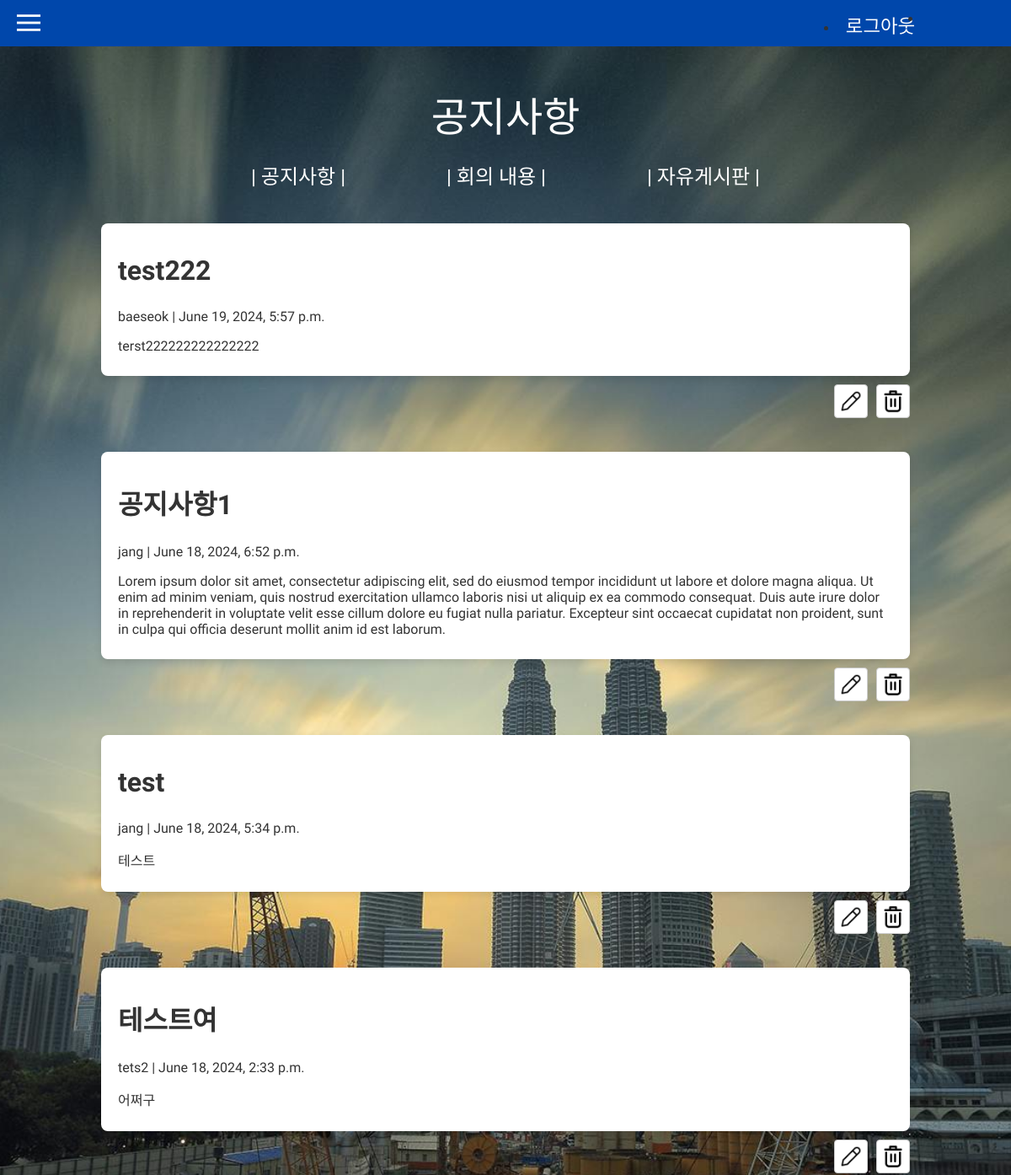
The app's page /blog/announcement/ (upper part), older data.
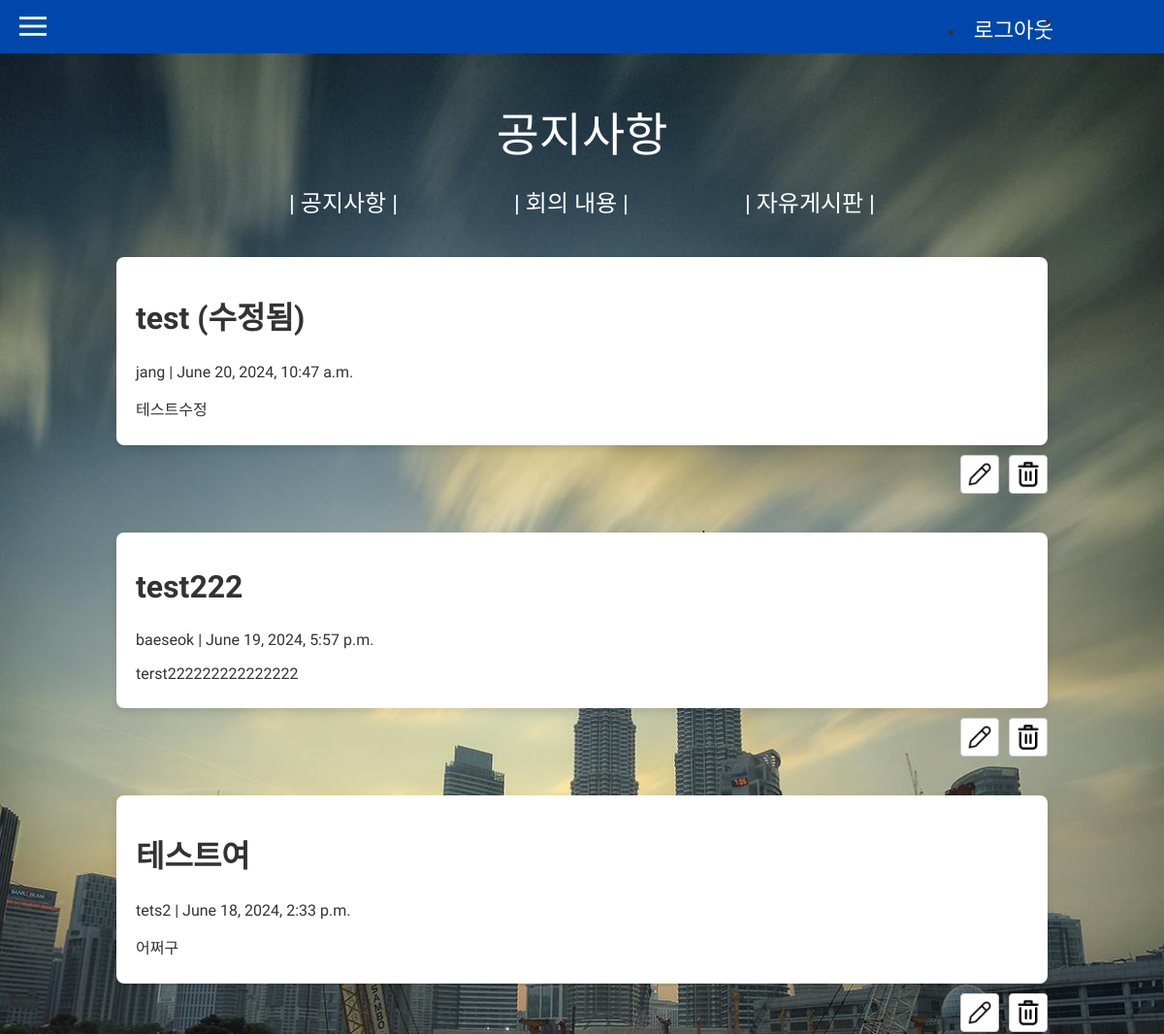
The same page, newer data.
### blog/models.py (models this page shows, shortened)
class Post(models.Model):
    title = models.CharField(max_length=255)
    body = models.TextField()
    author = models.CharField(max_length=100, default=' ')
    created_on = models.DateTimeField(auto_now_add=True)
    category = models.CharField(max_length=50, default='announcement')

### blog/views.py (the view)
# urls.py: path('announcement/', views.PostListAnnouncement.as_view(), name ='announcement'),
class PostListAnnouncement(generic.ListView):
    queryset = Post.objects.order_by('-created_on')
    template_name = 'announcement.html'

### blog/templates/announcement.html (shortened to what this page needs)
{% extends 'post_base.html' %}
{% load static %}
{% block posttype %}공지사항{% endblock %}
{% block postcontent %}
<div class="posts_container">
    <div class="row">
            {% for post in post_list %}
                {% if post.category == "announcement" %}
                <div class="card">
                    <div class="card-body">
                        <h2 class="card-title">{{ post.title }}</h2>
                        <p class="card-text text-muted h6">{{ post.author }} | {{ post.created_on}} </p>
                        <p class="card-text">{{post.body}}</p>
                    </div>
                    <div class="posticons">
                        <a href="{% url 'blog:edit_post' author=post.author created_on=post.created_on %}"><img class="editicon" src="{% static 'edit.png' %}" width="28" height="28"></a>
                        <a href="{% url 'blog:delete_post' author=post.author created_on=post.created_on %}"><img class="deleteicon" src="{% static 'delete.png' %}" width="28" height="28"></a>
                    </div>
                </div>
                {% endif %}
            {% endfor %}
    </div>
</div>
</div>
{% endblock %}

### blog/templates/post_base.html (shortened to what this page needs)
{% extends 'base.html' %}
{% block content %}
<div class="postspage">
    <div class="blogheader">
        <h1>{% block posttype %}{% endblock %}</h1>
    </div>
    <div class="blogchoice">
        <a href="{% url 'blog:announcement' %}" {% block style_announcement %}{% endblock %}>| 공지사항 |</a>
        <a href="{% url 'blog:meeting_log' %}" {% block style_meeting_log %}{% endblock %}>| 회의 내용 |</a>
        <a href="{% url 'blog:free_posts' %}" {% block style_free_post %}{% endblock %}>| 자유게시판 |</a>
    </div>
    {% block postcontent %}{% endblock %}
{% endblock %}

### templates/base.html (shortened to what this page needs)
{% load static%}
<html lang="en">
<head>
    <link rel="stylesheet" href="{% static 'css/style.css' %}">
</head>
<body>
    <header>
        <img class="menuicon" src="{% static 'menu.png' %}" width="28" height="28">
        <nav>
            <ul class="auth">
                <li>{% block login %}<a href="{% url 'app:logout' %}">로그아웃</a>{% endblock %}</li>
                <li>{% block register %}<a href="{% url 'app:signup' %}"></a>{% endblock %}</li>
            </ul>
        </nav>
    </header>
    <main>
        <div class="container">
        </div>
    </main>
    {% block content %}{% endblock %}
</body>
</html>

### static/css/style.css (style rules this page uses)
body, h1, ul { margin: 0; padding: 0; }
body { font-family: 'Black Han Sans', sans-serif; font-weight: 400; font-style: normal; color: #333; background-image: url('background1.jpg'); background-size: cover; background-attachment: fixed; background-position: center; background-repeat: no-repeat; }
body::before { opacity:0.6; }
.postspage { display:inline-block; justify-content: center; align-items: center; width: 100%; }
header { padding: 20px; display: flex; justify-content: space-between; align-items: center; height: 20px; width: 100%; padding-top:15px; position:fixed; z-index: 999; background-color: #0047ab; }
header nav { display: flex; text-align: center; justify-content: right; width: 100%; }
.menuicon { margin-left: 0; margin-top: 4; cursor: pointer; }
.auth { margin-top: 7px; display: grid; grid-template-columns:100px 100px; padding: 25px; }
.blogchoice { display: flex; justify-content: center; align-items: center; text-align: center; z-index: 999; }
.blogchoice a { font-family: "Do Hyeon", sans-serif; font-style: normal; font-size: 1.5em; font-weight: lighter; padding-left: 5%; padding-right:5%; color: white; text-decoration: none; z-index: 999; transition-duration: 1s; }
.auth a { color: white; text-decoration: none; font-size: 1.1em; transition: color 0.3s ease; font-family: "Do Hyeon", sans-serif; font-weight: 400; font-style: normal; font-size:1.4em; }
.container { display: flex; height: 80vh; width: 100%; justify-content: left; align-items: left; position:absolute; }
.blogheader { display:inline-block; width: 100%; justify-content: center; align-items: center; padding-top: 20px; padding-bottom: 20px; margin-top:80px; text-align: center; z-index: -1; }
.blogheader h1 { font-size: 3em; color: white; font-weight: 100; }
.card { display: block; }
.card-title { display: flex; align-items: center; }
.posts_container { display: flex; justify-content: center; align-items: center; width: 100%; margin-top: 20px; }
.row { width: 100%; }
.posticons { padding-top:10px; display: flex; justify-content: right; }
.posticons a { margin-left: 10px; padding: 5px; border: 1px solid #ccc; border-radius: 4px; background-color: white; transition: background-color 0.5s; cursor:pointer; z-index: 999; }
.card { padding: 20px; padding-left: 10%; padding-right: 10%; }
.card-body { background-color: white; padding: 10px; padding-left: 20px; padding-right: 20px; border-radius: 8px; box-shadow: 0 4px 8px rgba(0, 0, 0, 0.1); }
.card-body p { font-family: "Do Hyeon", sans-serif; font-weight: 400; font-style: normal; }
.card-body h2 { font-family: "Do Hyeon", sans-serif; font-size: 2em; font-weight: 600; font-style: normal; }

Row changes from the older to the newer data that the page shows:
removed Post: title "공지사항1", author "jang", created_on "June 18, 2024, 6:52 p.m.", body "Lorem ipsum dolor sit amet, consectetur adipiscing elit, sed do eiusmod tempor incididunt ut labore et dolore magna aliqua. Ut enim ad minim veniam, quis nostrud exercitation ullamco laboris nisi ut aliquip ex ea commodo consequat. Duis aute irure dolor in reprehenderit in voluptate velit esse cillum dolore eu fugiat nulla pariatur. Excepteur sint occaecat cupidatat non proident, sunt in culpa qui officia deserunt mollit anim id est laborum."
removed Post: title "test", author "jang", created_on "June 18, 2024, 5:34 p.m.", body "테스트"
added Post: title "test (수정됨)", author "jang", created_on "June 20, 2024, 10:47 a.m.", body "테스트수정"
